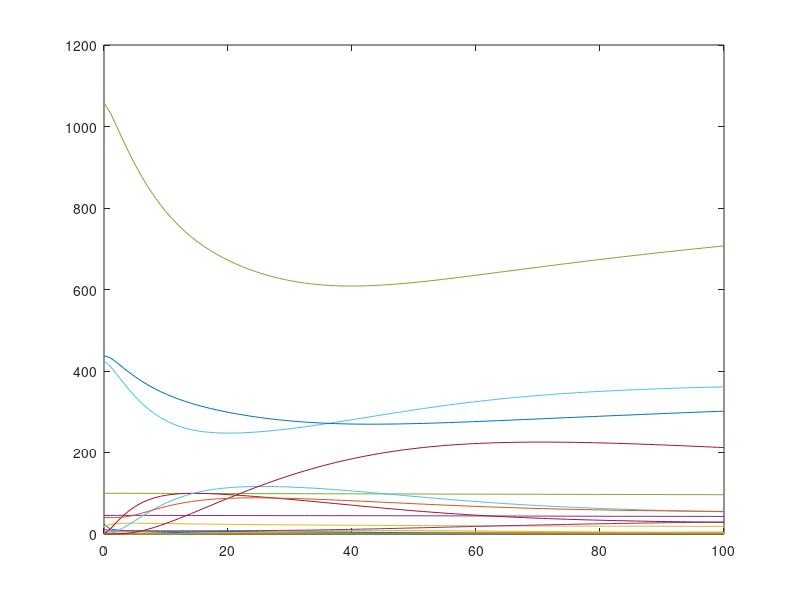

The MATLAB script that drew this image:
% This file works with OCTAVE and is automatically generated with 
% the System Biology Format Converter (http://sbfc.sourceforge.net/)
% from an SBML file.
% To run this file with Matlab you must edit the comments providing
% the definition of the ode solver and the signature for the 
% xdot function.
%
% The conversion system has the following limitations:
%  - You may have to re order some reactions and Assignment Rules definition
%  - Delays are not taken into account
%  - You should change the lsode parameters (start, end, steps) to get better results
%

%
% Model name = Strasen2018 ? TGF? SMAD Signalling Class 6
%
%


function main()
%Initial conditions vector
	x0=zeros(23,1);
	x0(1) = 23.9916047141008;
	x0(2) = 7.4593274395769;
	x0(3) = 18.6291708204655;
	x0(4) = 45.26154293223;
	x0(5) = 100.0;
	x0(6) = 0.0;
	x0(7) = 0.0;
	x0(8) = 0.0;
	x0(9) = 0.0;
	x0(10) = 0.0;
	x0(11) = 0.0;
	x0(12) = 1057.97772977322;
	x0(13) = 424.727670880662;
	x0(14) = 0.0;
	x0(15) = 0.0;
	x0(16) = 0.0392904716849032;
	x0(17) = 0.255632282633267;
	x0(18) = 12.1576492873177;
	x0(19) = 0.0;
	x0(20) = 0.0;
	x0(21) = 0.0;
	x0(22) = 437.496760721504;
	x0(23) = 40.1379080014296;


% Depending on whether you are using Octave or Matlab,
% you should comment / uncomment one of the following blocks.
% This should also be done for the definition of the function f below.
% Start Matlab code
%	tspan=[0:0.01:100];
%	opts = odeset('AbsTol',1e-3);
%	[t,x]=ode23tb(@f,tspan,x0,opts);
% End Matlab code

% Start Octave code
	t=linspace(0,100,100);
	x=lsode('f',x0,t);
% End Octave code


	plot(t,x);
end



% Depending on whether you are using Octave or Matlab,
% you should comment / uncomment one of the following blocks.
% This should also be done for the definition of the function f below.
% Start Matlab code
%function xdot=f(t,x)
% End Matlab code

% Start Octave code
function xdot=f(x,t)
% End Octave code

% Compartment: id = cyt, name = cyt, constant
	compartment_cyt=2.0;
% Compartment: id = nuc, name = nuc, constant
	compartment_nuc=1.0;
% Parameter:   id =  DRB, name = DRB
	global_par_DRB=1.0;
% Parameter:   id =  K_mran, name = K_mran
	global_par_K_mran=223.586;
% Parameter:   id =  R1_total_C6, name = R1_total_C6
	global_par_R1_total_C6=42.6207755345663;
% Parameter:   id =  R2_total_C6, name = R2_total_C6
	global_par_R2_total_C6=52.7208703718069;
% Parameter:   id =  S2_export_from_nuc_C6, name = S2_export_from_nuc_C6
	global_par_S2_export_from_nuc_C6=1.98293001092015;
% Parameter:   id =  S2_import_to_nuc_C6, name = S2_import_to_nuc_C6
	global_par_S2_import_to_nuc_C6=0.410098597628844;
% Parameter:   id =  S2_total_C6, name = S2_total_C6
	global_par_S2_total_C6=1495.47449049472;
% Parameter:   id =  S4_export_from_nuc_C6, name = S4_export_from_nuc_C6
	global_par_S4_export_from_nuc_C6=0.390971136785711;
% Parameter:   id =  S4_import_to_nuc_C6, name = S4_import_to_nuc_C6
	global_par_S4_import_to_nuc_C6=0.0187008145763973;
% Parameter:   id =  S4_total_C6, name = S4_total_C6
	global_par_S4_total_C6=464.865578882092;
% Parameter:   id =  S7KD, name = S7KD
	global_par_S7KD=1.0;
% Parameter:   id =  Trimer_import_to_nuc, name = Trimer_import_to_nuc
	global_par_Trimer_import_to_nuc=0.144035002432848;
% Parameter:   id =  export_cytoplasm, name = export_cytoplasm
	global_par_export_cytoplasm=0.0304372961307751;
% Parameter:   id =  hill_fact1, name = hill_fact1
	global_par_hill_fact1=3.98630224594983;
% Parameter:   id =  index_active_Rec_internalize_C6, name = index_active_Rec_internalize_C6
	global_par_index_active_Rec_internalize_C6=1.07550281585544;
% Parameter:   id =  index_induced_R2_deg, name = index_induced_R2_deg
	global_par_index_induced_R2_deg=1.00037776866312;
% Parameter:   id =  index_induced_ligand_deg, name = index_induced_ligand_deg
	global_par_index_induced_ligand_deg=2.72106513634098;
% Parameter:   id =  index_k_out_1_relative_speed_C6, name = index_k_out_1_relative_speed_C6
	global_par_index_k_out_1_relative_speed_C6=1.12131456860324;
% Parameter:   id =  index_k_out_2_relative_speed_C6, name = index_k_out_2_relative_speed_C6
	global_par_index_k_out_2_relative_speed_C6=0.164002847372207;
% Parameter:   id =  index_kb_R1, name = index_kb_R1
	global_par_index_kb_R1=1.61290474569122;
% Parameter:   id =  index_kb_R2, name = index_kb_R2
	global_par_index_kb_R2=8.70498854136694;
% Parameter:   id =  index_kb_homotrimer, name = index_kb_homotrimer
	global_par_index_kb_homotrimer=0.0163921522930962;
% Parameter:   id =  index_kf_homotrimer, name = index_kf_homotrimer
	global_par_index_kf_homotrimer=4.4857919268227;
% Parameter:   id =  index_seq_kb, name = index_seq_kb
	global_par_index_seq_kb=8.65131944828012E-4;
% Parameter:   id =  index_trimer_dephos, name = index_trimer_dephos
	global_par_index_trimer_dephos=2.61013820571304;
% Parameter:   id =  k_Dephos_C6, name = k_Dephos_C6
	global_par_k_Dephos_C6=0.130105061976245;
% Parameter:   id =  k_S7_protein_C6, name = k_S7_protein_C6
	global_par_k_S7_protein_C6=0.316861946141984;
% Parameter:   id =  k_disso_Active_Rec, name = k_disso_Active_Rec
	global_par_k_disso_Active_Rec=0.00103940411358367;
% Parameter:   id =  k_in_R1_C6, name = k_in_R1_C6
	global_par_k_in_R1_C6=0.352224972224716;
% Parameter:   id =  k_in_R2_C6, name = k_in_R2_C6
	global_par_k_in_R2_C6=1.24717567326884;
% Parameter:   id =  k_induced_S7_production_C6, name = k_induced_S7_production_C6
	global_par_k_induced_S7_production_C6=7.76909435020809;
% Parameter:   id =  k_medium, name = k_medium
	global_par_k_medium=2000000.0;
% Parameter:   id =  k_phosphorylation, name = k_phosphorylation
	global_par_k_phosphorylation=0.0701560191772152;
% Parameter:   id =  kb_trimmer, name = kb_trimmer
	global_par_kb_trimmer=1.6077346670684;
% Parameter:   id =  kdeg_R1, name = kdeg_R1
	global_par_kdeg_R1=0.0586584495713968;
% Parameter:   id =  kdeg_R2, name = kdeg_R2
	global_par_kdeg_R2=0.0010003937382472;
% Parameter:   id =  kdeg_S2, name = kdeg_S2
	global_par_kdeg_S2=5.14084012175461E-4;
% Parameter:   id =  kdeg_S4, name = kdeg_S4
	global_par_kdeg_S4=0.00480202699360057;
% Parameter:   id =  kdeg_S7, name = kdeg_S7
	global_par_kdeg_S7=0.00102401829734485;
% Parameter:   id =  kf_R1_activation, name = kf_R1_activation
	global_par_kf_R1_activation=4.98548548076033;
% Parameter:   id =  kf_R2_activation, name = kf_R2_activation
	global_par_kf_R2_activation=4.95559496701657;
% Parameter:   id =  kf_Seq_S7_Rec, name = kf_Seq_S7_Rec
	global_par_kf_Seq_S7_Rec=0.882455038106022;
% Parameter:   id =  kf_trimmer, name = kf_trimmer
	global_par_kf_trimmer=4.81424700307387;
% Parameter:   id =  kin_deg_Ligand, name = kin_deg_Ligand
	global_par_kin_deg_Ligand=0.720182234635314;
% Parameter:   id =  kmRNA1deg_S7, name = kmRNA1deg_S7
	global_par_kmRNA1deg_S7=0.00523181439900629;
% Parameter:   id =  kmRNAdeg_S7, name = kmRNAdeg_S7
	global_par_kmRNAdeg_S7=0.0990158065483902;
% Parameter:   id =  kout_deg_Ligand_100pM, name = kout_deg_Ligand_100pM
	global_par_kout_deg_Ligand_100pM=3.6189622E-4;
% Parameter:   id =  mRNA_prod_C6, name = mRNA_prod_C6
	global_par_mRNA_prod_C6=0.00911817614422632;
% Parameter:   id =  NUC_CYT_SMAD2, name = NUC/CYT SMAD2
% assignmentRule: variable = NUC_CYT_SMAD2
	global_par_NUC_CYT_SMAD2=(2*x(20)+x(19)+x(22)+3*x(21))/(2*x(14)+x(11)+x(12)+3*x(15));

% Reaction: id = reaction1, name = reaction1
	reaction_reaction1=compartment_cyt*Function_for_reaction1_0(x(5), x(2), global_par_k_medium, global_par_kf_R2_activation);

% Reaction: id = reaction2, name = reaction2
	reaction_reaction2=compartment_cyt*Function_for_reaction2_0(x(5), x(2), global_par_kf_R2_activation);

% Reaction: id = reaction3, name = reaction3
	reaction_reaction3=compartment_cyt*Function_for_reaction3_0(x(5), x(2), global_par_kf_R2_activation);

% Reaction: id = reaction4, name = reaction4
	reaction_reaction4=compartment_cyt*Function_for_reaction4_0(x(7), global_par_index_kb_R2, global_par_kf_R2_activation);

% Reaction: id = reaction5, name = reaction5
	reaction_reaction5=compartment_cyt*Function_for_reaction5_0(x(7), global_par_index_kb_R2, global_par_kf_R2_activation);

% Reaction: id = reaction6, name = reaction6
	reaction_reaction6=compartment_cyt*Function_for_reaction6_0(x(7), global_par_index_kb_R2, global_par_k_medium, global_par_kf_R2_activation);

% Reaction: id = reaction7, name = reaction7
	reaction_reaction7=compartment_cyt*global_par_kf_R1_activation*x(1)*x(7);

% Reaction: id = reaction8, name = reaction8
	reaction_reaction8=compartment_cyt*Function_for_reaction8_0(x(8), global_par_index_kb_R1, global_par_kf_R1_activation);

% Reaction: id = reaction9, name = reaction9
	reaction_reaction9=compartment_cyt*global_par_kdeg_R2*x(9);

% Reaction: id = reaction10, name = reaction10
	reaction_reaction10=compartment_cyt*global_par_kdeg_R1*x(9);

% Reaction: id = reaction11, name = reaction11
	reaction_reaction11=compartment_cyt*global_par_kin_deg_Ligand*x(9);

% Reaction: id = reaction12, name = reaction12
	reaction_reaction12=compartment_cyt*global_par_kdeg_R1*x(3);

% Reaction: id = reaction13, name = reaction13
	reaction_reaction13=compartment_cyt*global_par_kdeg_R2*x(4);

% Reaction: id = reaction14, name = reaction14
	reaction_reaction14=compartment_cyt*global_par_kf_Seq_S7_Rec*x(8)*x(18);

% Reaction: id = reaction15, name = reaction15
	reaction_reaction15=compartment_cyt*Function_for_reaction15_0(x(10), global_par_index_seq_kb, global_par_kf_Seq_S7_Rec);

% Reaction: id = reaction16, name = reaction16
	reaction_reaction16=compartment_cyt*Function_for_reaction16_0(x(10), global_par_index_induced_ligand_deg, global_par_kin_deg_Ligand);

% Reaction: id = reaction17, name = reaction17
	reaction_reaction17=compartment_cyt*Function_for_reaction17_0(x(10), global_par_index_induced_R2_deg, global_par_kdeg_R2);

% Reaction: id = reaction18, name = reaction18
	reaction_reaction18=compartment_cyt*global_par_k_in_R1_C6*x(1);

% Reaction: id = reaction19, name = reaction19
	reaction_reaction19=compartment_cyt*global_par_k_in_R2_C6*x(2);

% Reaction: id = reaction20, name = reaction20
	reaction_reaction20=compartment_cyt*Function_for_reaction20_4_0(x(3), global_par_index_k_out_1_relative_speed_C6, global_par_k_in_R1_C6);

% Reaction: id = reaction21, name = reaction21
	reaction_reaction21=compartment_cyt*Function_for_reaction21_4_0(x(4), global_par_index_k_out_2_relative_speed_C6, global_par_k_in_R2_C6);

% Reaction: id = reaction22, name = reaction22
	reaction_reaction22=compartment_cyt*Function_for_reaction22_4_0(x(8), global_par_index_active_Rec_internalize_C6, global_par_k_in_R1_C6);

% Reaction: id = reaction23, name = reaction23
	reaction_reaction23=compartment_cyt*global_par_k_disso_Active_Rec*x(9);

% Reaction: id = reaction24, name = reaction24
	reaction_reaction24=compartment_cyt*global_par_kin_deg_Ligand*x(6);

% Reaction: id = reaction25, name = reaction25
	reaction_reaction25=compartment_cyt*global_par_kout_deg_Ligand_100pM*x(5);

% Reaction: id = reaction26, name = reaction26
	reaction_reaction26=compartment_cyt*Function_for_reaction26_0(x(9), x(12), global_par_k_phosphorylation);

% Reaction: id = reaction27, name = reaction27
	reaction_reaction27=compartment_cyt*global_par_kf_trimmer*x(11)^2*x(13);

% Reaction: id = reaction28, name = reaction28
	reaction_reaction28=compartment_cyt*global_par_kb_trimmer*x(14);

% Reaction: id = reaction29, name = reaction29
	reaction_reaction29=compartment_nuc*global_par_kf_trimmer*x(19)^2*x(23);

% Reaction: id = reaction30, name = reaction30
	reaction_reaction30=compartment_nuc*global_par_kb_trimmer*x(20);

% Reaction: id = reaction31, name = reaction31
	reaction_reaction31=compartment_cyt*Function_for_reaction31_2(global_par_index_kf_homotrimer, global_par_kf_trimmer, x(11));

% Reaction: id = reaction32, name = reaction32
	reaction_reaction32=compartment_cyt*Function_for_reaction32_3(global_par_index_kb_homotrimer, global_par_kb_trimmer, x(15));

% Reaction: id = reaction33, name = reaction33
	reaction_reaction33=compartment_nuc*Function_for_reaction33_2_0(global_par_index_kf_homotrimer, global_par_kf_trimmer, x(19));

% Reaction: id = reaction34, name = reaction34
	reaction_reaction34=compartment_nuc*Function_for_reaction34_2(global_par_index_kb_homotrimer, global_par_kb_trimmer, x(21));

% Reaction: id = reaction35, name = reaction35
	reaction_reaction35=Function_for_reaction35_5_0(x(12), global_par_S2_import_to_nuc_C6, compartment_cyt);

% Reaction: id = reaction36, name = reaction36
	reaction_reaction36=Function_for_reaction36_5_0(global_par_S2_export_from_nuc_C6, x(22), compartment_nuc);

% Reaction: id = reaction37, name = reaction37
	reaction_reaction37=Function_for_reaction37_5_0(x(13), global_par_S4_import_to_nuc_C6, compartment_cyt);

% Reaction: id = reaction38, name = reaction38
	reaction_reaction38=Function_for_reaction38_5_0(global_par_S4_export_from_nuc_C6, x(23), compartment_nuc);

% Reaction: id = reaction39, name = reaction39
	reaction_reaction39=Function_for_reaction39_5_0(global_par_S2_import_to_nuc_C6, compartment_cyt, x(11));

% Reaction: id = reaction40, name = reaction40
	reaction_reaction40=Function_for_reaction40_5_0(global_par_S2_export_from_nuc_C6, compartment_nuc, x(19));

% Reaction: id = reaction41, name = reaction41
	reaction_reaction41=Function_for_reaction41_2(global_par_Trimer_import_to_nuc, compartment_cyt, x(14));

% Reaction: id = reaction42, name = reaction42
	reaction_reaction42=Function_for_reaction42_0(global_par_Trimer_import_to_nuc, compartment_cyt, x(15));

% Reaction: id = reaction43, name = reaction43
	reaction_reaction43=compartment_nuc*global_par_k_Dephos_C6*x(19);

% Reaction: id = reaction44, name = reaction44
	reaction_reaction44=compartment_nuc*Function_for_reaction44_5_0(global_par_index_trimer_dephos, global_par_k_Dephos_C6, x(20));

% Reaction: id = reaction45, name = reaction45
	reaction_reaction45=compartment_cyt*Function_for_reaction45_5_0(global_par_S2_export_from_nuc_C6, global_par_S2_import_to_nuc_C6, global_par_S2_total_C6, global_par_kdeg_S2);

% Reaction: id = reaction46, name = reaction46
	reaction_reaction46=compartment_cyt*Function_for_reaction46_5_0(global_par_S4_export_from_nuc_C6, global_par_S4_import_to_nuc_C6, global_par_S4_total_C6, global_par_kdeg_S4);

% Reaction: id = reaction47, name = reaction47
	reaction_reaction47=compartment_cyt*Function_for_reaction47_5_0(global_par_R1_total_C6, global_par_index_k_out_1_relative_speed_C6, global_par_k_in_R1_C6, global_par_kdeg_R1);

% Reaction: id = reaction48, name = reaction48
	reaction_reaction48=compartment_cyt*Function_for_reaction48_2_0(global_par_R2_total_C6, global_par_index_k_out_2_relative_speed_C6, global_par_k_in_R2_C6, global_par_kdeg_R2);

% Reaction: id = reaction51, name = reaction51
	reaction_reaction51=compartment_nuc*Function_for_reaction51_4_0(global_par_DRB, global_par_K_mran, global_par_S7KD, global_par_hill_fact1, global_par_k_induced_S7_production_C6, global_par_mRNA_prod_C6, x(20));

% Reaction: id = reaction52, name = reaction52
	reaction_reaction52=Function_for_reaction52_3(x(17), global_par_export_cytoplasm, compartment_nuc);

% Reaction: id = reaction53, name = reaction53
	reaction_reaction53=compartment_cyt*Function_for_reaction53_2_0(x(16), global_par_k_S7_protein_C6);

% Reaction: id = reaction54, name = reaction54
	reaction_reaction54=compartment_cyt*global_par_kdeg_S2*x(12);

% Reaction: id = reaction55, name = reaction55
	reaction_reaction55=compartment_nuc*global_par_kdeg_S2*x(22);

% Reaction: id = reaction56, name = reaction56
	reaction_reaction56=compartment_nuc*global_par_kdeg_S2*x(19);

% Reaction: id = reaction57, name = reaction57
	reaction_reaction57=compartment_cyt*global_par_kdeg_S2*x(11);

% Reaction: id = reaction58, name = reaction58
	reaction_reaction58=compartment_cyt*global_par_kdeg_S4*x(13);

% Reaction: id = reaction59, name = reaction59
	reaction_reaction59=compartment_nuc*global_par_kdeg_S4*x(23);

% Reaction: id = reaction60, name = reaction60
	reaction_reaction60=compartment_cyt*global_par_kdeg_S2*x(14);

% Reaction: id = reaction61, name = reaction61
	reaction_reaction61=compartment_cyt*global_par_kdeg_S4*x(14);

% Reaction: id = reaction62, name = reaction62
	reaction_reaction62=compartment_cyt*global_par_kdeg_S2*x(15);

% Reaction: id = reaction63, name = reaction63
	reaction_reaction63=compartment_nuc*global_par_kdeg_S2*x(20);

% Reaction: id = reaction64, name = reaction64
	reaction_reaction64=compartment_nuc*global_par_kdeg_S4*x(20);

% Reaction: id = reaction65, name = reaction65
	reaction_reaction65=compartment_nuc*global_par_kdeg_S2*x(21);

% Reaction: id = reaction66, name = reaction66
	reaction_reaction66=compartment_nuc*global_par_kmRNA1deg_S7*x(17);

% Reaction: id = reaction67, name = reaction67
	reaction_reaction67=compartment_cyt*global_par_kmRNAdeg_S7*x(16);

% Reaction: id = reaction68, name = reaction68
	reaction_reaction68=compartment_cyt*global_par_kdeg_S7*x(18);

	xdot=zeros(23,1);
	
% Species:   id = TGFb_R1_surface, name = TGFb_R1_surface, affected by kineticLaw
	xdot(1) = (1/(compartment_cyt))*((-1.0 * reaction_reaction7) + ( 1.0 * reaction_reaction8) + (-1.0 * reaction_reaction18) + ( 1.0 * reaction_reaction20) + ( 1.0 * reaction_reaction47));
	
% Species:   id = TGFb_R2_surface, name = TGFb_R2_surface, affected by kineticLaw
	xdot(2) = (1/(compartment_cyt))*((-1.0 * reaction_reaction2) + ( 1.0 * reaction_reaction5) + (-1.0 * reaction_reaction19) + ( 1.0 * reaction_reaction21) + ( 1.0 * reaction_reaction48));
	
% Species:   id = TGFb_R1_endo, name = TGFb_R1_endo, affected by kineticLaw
	xdot(3) = (1/(compartment_cyt))*(( 1.0 * reaction_reaction9) + ( 1.0 * reaction_reaction11) + (-1.0 * reaction_reaction12) + ( 1.0 * reaction_reaction16) + ( 1.0 * reaction_reaction17) + ( 1.0 * reaction_reaction18) + (-1.0 * reaction_reaction20) + ( 1.0 * reaction_reaction23));
	
% Species:   id = TGFb_R2_endo, name = TGFb_R2_endo, affected by kineticLaw
	xdot(4) = (1/(compartment_cyt))*(( 1.0 * reaction_reaction10) + ( 1.0 * reaction_reaction11) + (-1.0 * reaction_reaction13) + ( 1.0 * reaction_reaction16) + ( 1.0 * reaction_reaction19) + (-1.0 * reaction_reaction21) + ( 1.0 * reaction_reaction23));
	
% Species:   id = TGFb, name = TGFb, affected by kineticLaw
	xdot(5) = (1/(compartment_cyt))*((-1.0 * reaction_reaction1) + ( 1.0 * reaction_reaction6) + (-1.0 * reaction_reaction25));
	
% Species:   id = TGFb_In, name = TGFb_In, affected by kineticLaw
	xdot(6) = (1/(compartment_cyt))*(( 1.0 * reaction_reaction9) + ( 1.0 * reaction_reaction10) + ( 1.0 * reaction_reaction17) + ( 1.0 * reaction_reaction23) + (-1.0 * reaction_reaction24));
	
% Species:   id = Active_R2, name = Active_R2, affected by kineticLaw
	xdot(7) = (1/(compartment_cyt))*(( 1.0 * reaction_reaction3) + (-1.0 * reaction_reaction4) + (-1.0 * reaction_reaction7) + ( 1.0 * reaction_reaction8));
	
% Species:   id = Active_Rec, name = Active_Rec, affected by kineticLaw
	xdot(8) = (1/(compartment_cyt))*(( 1.0 * reaction_reaction7) + (-1.0 * reaction_reaction8) + (-1.0 * reaction_reaction14) + ( 1.0 * reaction_reaction15) + (-1.0 * reaction_reaction22));
	
% Species:   id = Active_Rec_endo, name = Active_Rec_endo, affected by kineticLaw
	xdot(9) = (1/(compartment_cyt))*((-1.0 * reaction_reaction9) + (-1.0 * reaction_reaction10) + (-1.0 * reaction_reaction11) + ( 1.0 * reaction_reaction22) + (-1.0 * reaction_reaction23));
	
% Species:   id = Inactive_Rec, name = Inactive_Rec, affected by kineticLaw
	xdot(10) = (1/(compartment_cyt))*(( 1.0 * reaction_reaction14) + (-1.0 * reaction_reaction15) + (-1.0 * reaction_reaction16) + (-1.0 * reaction_reaction17));
	
% Species:   id = pS2_c, name = pS2_c, affected by kineticLaw
	xdot(11) = (1/(compartment_cyt))*(( 1.0 * reaction_reaction26) + (-2.0 * reaction_reaction27) + ( 2.0 * reaction_reaction28) + (-3.0 * reaction_reaction31) + ( 3.0 * reaction_reaction32) + (-1.0 * reaction_reaction39) + ( 1.0 * reaction_reaction40) + (-1.0 * reaction_reaction57) + ( 1.0 * reaction_reaction60) + ( 2.0 * reaction_reaction61) + ( 2.0 * reaction_reaction62));
	
% Species:   id = S2_c, name = S2_c, affected by kineticLaw
	xdot(12) = (1/(compartment_cyt))*((-1.0 * reaction_reaction26) + (-1.0 * reaction_reaction35) + ( 1.0 * reaction_reaction36) + ( 1.0 * reaction_reaction45) + (-1.0 * reaction_reaction54));
	
% Species:   id = S4_c, name = S4_c, affected by kineticLaw
	xdot(13) = (1/(compartment_cyt))*((-1.0 * reaction_reaction27) + ( 1.0 * reaction_reaction28) + (-1.0 * reaction_reaction37) + ( 1.0 * reaction_reaction38) + ( 1.0 * reaction_reaction46) + (-1.0 * reaction_reaction58) + ( 1.0 * reaction_reaction60));
	
% Species:   id = pS2_pS2_S4_c, name = pS2_pS2_S4_c, affected by kineticLaw
	xdot(14) = (1/(compartment_cyt))*(( 1.0 * reaction_reaction27) + (-1.0 * reaction_reaction28) + (-1.0 * reaction_reaction41) + (-1.0 * reaction_reaction60) + (-1.0 * reaction_reaction61));
	
% Species:   id = pS2_pS2_pS2_c, name = pS2_pS2_pS2_c, affected by kineticLaw
	xdot(15) = (1/(compartment_cyt))*(( 1.0 * reaction_reaction31) + (-1.0 * reaction_reaction32) + (-1.0 * reaction_reaction42) + (-1.0 * reaction_reaction62));
	
% Species:   id = Smad7mRNA, name = Smad7mRNA, affected by kineticLaw
	xdot(16) = (1/(compartment_cyt))*(( 1.0 * reaction_reaction52) + (-1.0 * reaction_reaction67));
	
% Species:   id = Smad7mRNA1, name = Smad7mRNA1, affected by kineticLaw
	xdot(17) = (1/(compartment_nuc))*(( 1.0 * reaction_reaction51) + (-1.0 * reaction_reaction52) + (-1.0 * reaction_reaction66));
	
% Species:   id = S7, name = S7, affected by kineticLaw
	xdot(18) = (1/(compartment_cyt))*((-1.0 * reaction_reaction14) + ( 1.0 * reaction_reaction15) + ( 1.0 * reaction_reaction16) + ( 1.0 * reaction_reaction17) + ( 1.0 * reaction_reaction53) + (-1.0 * reaction_reaction68));
	
% Species:   id = pS2_n, name = pS2_n, affected by kineticLaw
	xdot(19) = (1/(compartment_nuc))*((-2.0 * reaction_reaction29) + ( 2.0 * reaction_reaction30) + (-3.0 * reaction_reaction33) + ( 3.0 * reaction_reaction34) + ( 1.0 * reaction_reaction39) + (-1.0 * reaction_reaction40) + (-1.0 * reaction_reaction43) + ( 1.0 * reaction_reaction44) + (-1.0 * reaction_reaction56) + ( 1.0 * reaction_reaction63) + ( 2.0 * reaction_reaction64) + ( 2.0 * reaction_reaction65));
	
% Species:   id = pS2_pS2_S4_n, name = pS2_pS2_S4_n, affected by kineticLaw
	xdot(20) = (1/(compartment_nuc))*(( 1.0 * reaction_reaction29) + (-1.0 * reaction_reaction30) + ( 1.0 * reaction_reaction41) + (-1.0 * reaction_reaction44) + (-1.0 * reaction_reaction63) + (-1.0 * reaction_reaction64));
	
% Species:   id = pS2_pS2_pS2_n, name = pS2_pS2_pS2_n, affected by kineticLaw
	xdot(21) = (1/(compartment_nuc))*(( 1.0 * reaction_reaction33) + (-1.0 * reaction_reaction34) + ( 1.0 * reaction_reaction42) + (-1.0 * reaction_reaction65));
	
% Species:   id = S2_n, name = S2_n, affected by kineticLaw
	xdot(22) = (1/(compartment_nuc))*(( 1.0 * reaction_reaction35) + (-1.0 * reaction_reaction36) + ( 1.0 * reaction_reaction43) + ( 1.0 * reaction_reaction44) + (-1.0 * reaction_reaction55));
	
% Species:   id = S4_n, name = S4_n, affected by kineticLaw
	xdot(23) = (1/(compartment_nuc))*((-1.0 * reaction_reaction29) + ( 1.0 * reaction_reaction30) + ( 1.0 * reaction_reaction37) + (-1.0 * reaction_reaction38) + ( 1.0 * reaction_reaction44) + (-1.0 * reaction_reaction59) + ( 1.0 * reaction_reaction63));
end

function z=Function_for_reaction1_0(TGFb,TGFb_R2_surface,k_medium,kf_R2_activation), z=(TGFb*TGFb_R2_surface*kf_R2_activation/k_medium);end

function z=Function_for_reaction15_0(Inactive_Rec,index_seq_kb,kf_Seq_S7_Rec), z=(Inactive_Rec*index_seq_kb*kf_Seq_S7_Rec);end

function z=Function_for_reaction8_0(Active_Rec,index_kb_R1,kf_R1_activation), z=(Active_Rec*index_kb_R1*kf_R1_activation);end

function z=Function_for_reaction16_0(Inactive_Rec,index_induced_ligand_deg,kin_deg_Ligand), z=(Inactive_Rec*index_induced_ligand_deg*kin_deg_Ligand);end

function z=Function_for_reaction4_0(Active_R2,index_kb_R2,kf_R2_activation), z=(Active_R2*index_kb_R2*kf_R2_activation);end

function z=Function_for_reaction3_0(TGFb,TGFb_R2_surface,kf_R2_activation), z=(TGFb*TGFb_R2_surface*kf_R2_activation);end

function z=Function_for_reaction5_0(Active_R2,index_kb_R2,kf_R2_activation), z=(Active_R2*index_kb_R2*kf_R2_activation);end

function z=Function_for_reaction6_0(Active_R2,index_kb_R2,k_medium,kf_R2_activation), z=(Active_R2*index_kb_R2*kf_R2_activation/k_medium);end

function z=Function_for_reaction26_0(Active_Rec_endo,S2_c,k_phosphorylation), z=(Active_Rec_endo*S2_c*k_phosphorylation);end

function z=Function_for_reaction52_3(Smad7mRNA1,export_cytoplasm,nuc), z=(nuc*Smad7mRNA1*export_cytoplasm);end

function z=Function_for_reaction41_2(Trimer_import_to_nuc,cyt,pS2_pS2_S4_c), z=(cyt*Trimer_import_to_nuc*pS2_pS2_S4_c);end

function z=Function_for_reaction31_2(index_kf_homotrimer,kf_trimmer,pS2_c), z=(index_kf_homotrimer*kf_trimmer*pS2_c^3);end

function z=Function_for_reaction2_0(TGFb,TGFb_R2_surface,kf_R2_activation), z=(TGFb*TGFb_R2_surface*kf_R2_activation);end

function z=Function_for_reaction17_0(Inactive_Rec,index_induced_R2_deg,kdeg_R2), z=(Inactive_Rec*index_induced_R2_deg*kdeg_R2);end

function z=Function_for_reaction42_0(Trimer_import_to_nuc,cyt,pS2_pS2_pS2_c), z=(cyt*Trimer_import_to_nuc*pS2_pS2_pS2_c);end

function z=Function_for_reaction45_5_0(S2_export_from_nuc_C6,S2_import_to_nuc_C6,S2_total_C6,kdeg_S2), z=(S2_total_C6*(S2_import_to_nuc_C6*kdeg_S2+S2_export_from_nuc_C6*kdeg_S2+kdeg_S2^2)/(2*S2_import_to_nuc_C6+S2_export_from_nuc_C6+kdeg_S2));end

function z=Function_for_reaction46_5_0(S4_export_from_nuc_C6,S4_import_to_nuc_C6,S4_total_C6,kdeg_S4), z=(S4_total_C6*(S4_import_to_nuc_C6*kdeg_S4+S4_export_from_nuc_C6*kdeg_S4+kdeg_S4^2)/(2*S4_import_to_nuc_C6+S4_export_from_nuc_C6+kdeg_S4));end

function z=Function_for_reaction21_4_0(TGFb_R2_endo,index_k_out_2_relative_speed_C6,k_in_R2_C6), z=(TGFb_R2_endo*index_k_out_2_relative_speed_C6*k_in_R2_C6);end

function z=Function_for_reaction20_4_0(TGFb_R1_endo,index_k_out_1_relative_speed_C6,k_in_R1_C6), z=(TGFb_R1_endo*index_k_out_1_relative_speed_C6*k_in_R1_C6);end

function z=Function_for_reaction35_5_0(S2_c,S2_import_to_nuc_C6,cyt), z=(cyt*S2_c*S2_import_to_nuc_C6);end

function z=Function_for_reaction32_3(index_kb_homotrimer,kb_trimmer,pS2_pS2_pS2_c), z=(index_kb_homotrimer*kb_trimmer*pS2_pS2_pS2_c);end

function z=Function_for_reaction48_2_0(R2_total_C6,index_k_out_2_relative_speed_C6,k_in_R2_C6,kdeg_R2), z=(R2_total_C6*k_in_R2_C6*kdeg_R2^2/(k_in_R2_C6*kdeg_R2+kdeg_R2^2+index_k_out_2_relative_speed_C6*k_in_R2_C6*kdeg_R2));end

function z=Function_for_reaction40_5_0(S2_export_from_nuc_C6,nuc,pS2_n), z=(nuc*S2_export_from_nuc_C6*pS2_n);end

function z=Function_for_reaction38_5_0(S4_export_from_nuc_C6,S4_n,nuc), z=(nuc*S4_n*S4_export_from_nuc_C6);end

function z=Function_for_reaction36_5_0(S2_export_from_nuc_C6,S2_n,nuc), z=(nuc*S2_n*S2_export_from_nuc_C6);end

function z=Function_for_reaction34_2(index_kb_homotrimer,kb_trimmer,pS2_pS2_pS2_n), z=(index_kb_homotrimer*kb_trimmer*pS2_pS2_pS2_n);end

function z=Function_for_reaction53_2_0(Smad7mRNA,k_S7_protein_C6), z=(Smad7mRNA*k_S7_protein_C6);end

function z=Function_for_reaction39_5_0(S2_import_to_nuc_C6,cyt,pS2_c), z=(cyt*S2_import_to_nuc_C6*pS2_c);end

function z=Function_for_reaction47_5_0(R1_total_C6,index_k_out_1_relative_speed_C6,k_in_R1_C6,kdeg_R1), z=(R1_total_C6*k_in_R1_C6*kdeg_R1^2/(k_in_R1_C6*kdeg_R1+kdeg_R1^2+index_k_out_1_relative_speed_C6*k_in_R1_C6*kdeg_R1));end

function z=Function_for_reaction37_5_0(S4_c,S4_import_to_nuc_C6,cyt), z=(cyt*S4_c*S4_import_to_nuc_C6);end

function z=Function_for_reaction44_5_0(index_trimer_dephos,k_Dephos_C6,pS2_pS2_S4_n), z=(index_trimer_dephos*k_Dephos_C6*pS2_pS2_S4_n);end

function z=Function_for_reaction51_4_0(DRB,K_mran,S7KD,hill_fact1,k_induced_S7_production_C6,mRNA_prod_C6,pS2_pS2_S4_n), z=(DRB*S7KD*(mRNA_prod_C6+k_induced_S7_production_C6*pS2_pS2_S4_n^hill_fact1/(K_mran^hill_fact1+pS2_pS2_S4_n^hill_fact1)));end

function z=Function_for_reaction33_2_0(index_kf_homotrimer,kf_trimmer,pS2_n), z=(index_kf_homotrimer*kf_trimmer*pS2_n^3);end

function z=Function_for_reaction22_4_0(Active_Rec,index_active_Rec_internalize_C6,k_in_R1_C6), z=(Active_Rec*index_active_Rec_internalize_C6*k_in_R1_C6);end

% adding few functions representing operators used in SBML but not present directly 
% in either matlab or octave. 
function z=pow(x,y),z=x^y;end
function z=root(x,y),z=y^(1/x);end
function z = piecewise(varargin)
	numArgs = nargin;
	result = 0;
	foundResult = 0;
	for k=1:2: numArgs-1
		if varargin{k+1} == 1
			result = varargin{k};
			foundResult = 1;
			break;
		end
	end
	if foundResult == 0
		result = varargin{numArgs};
	end
	z = result;
end


